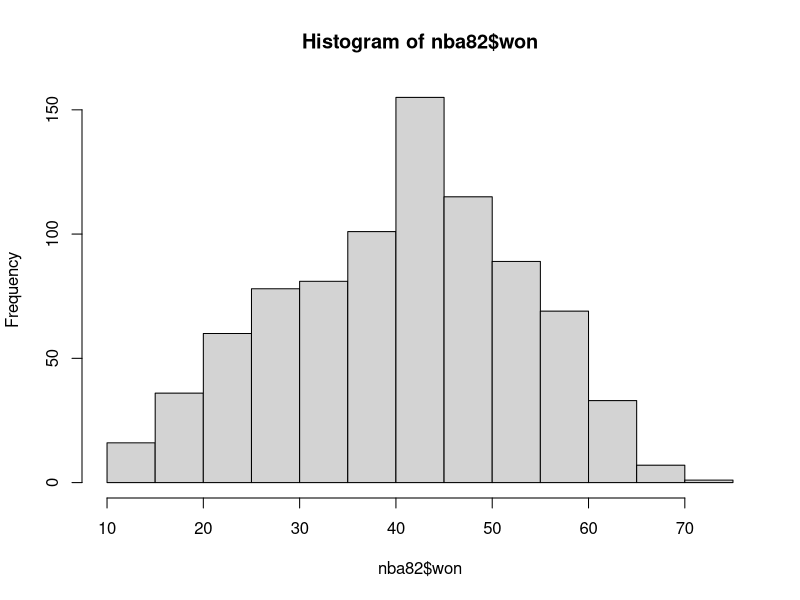
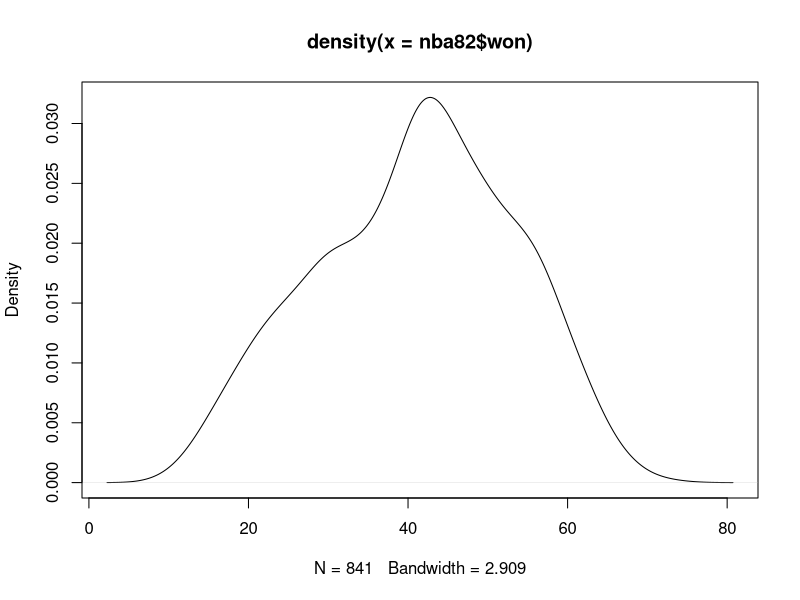
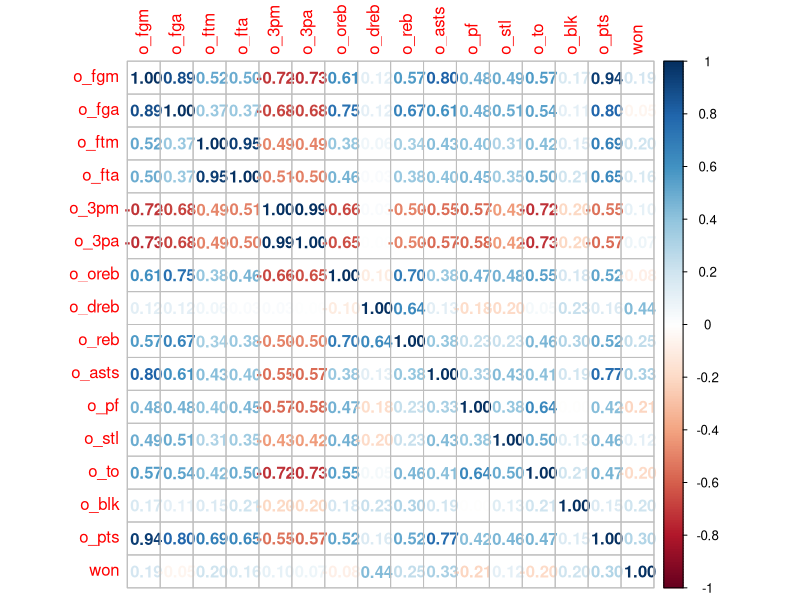
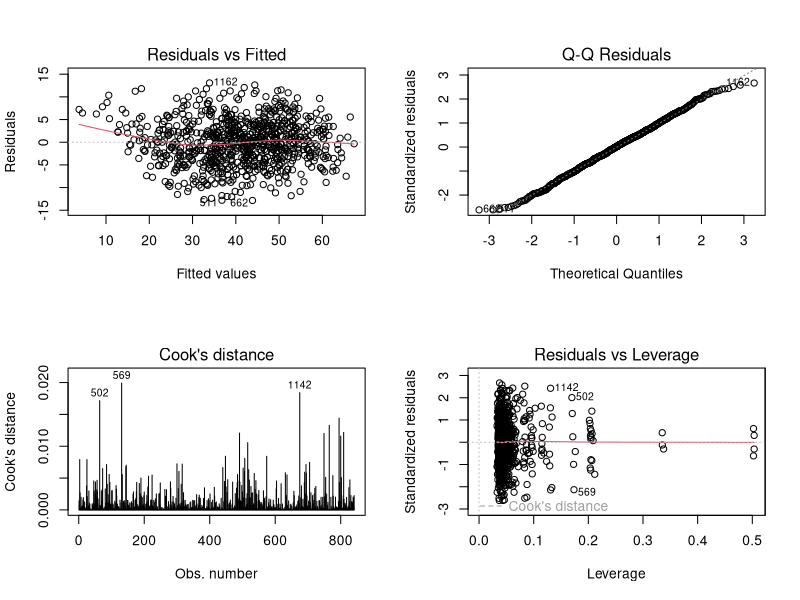
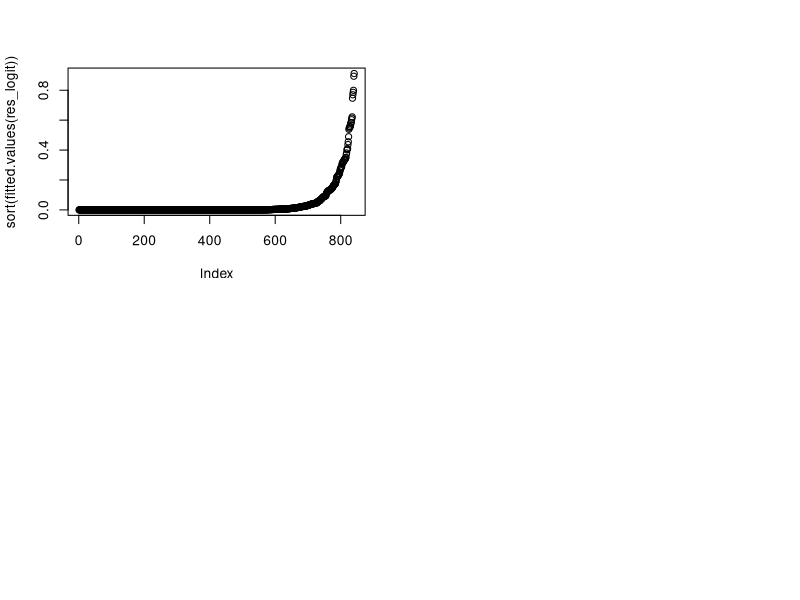

R code for these plots, in order:
## ---- chunk 1
knitr::opts_chunk$set(echo = TRUE)
## ---- chunk 2
setwd("C:\\Users\\bnsda\\Desktop\\Progetti_R\\PROGETTO\\MATERIALE")
ds = read.delim("basketball_teams.txt")
head (ds)

## ---- chunk 3
# trasformiamo characters in factors
ds$lgID <- as.factor(ds$lgID)
ds$franchID <- as.factor(ds$franchID)

## ---- chunk 4
# sUPPONIAMO la variabile risposta essere "won", per le stagione in cui le gare sono state 82
# e a partire dal 76 per la disponibilità di tutte le statistiche
nba82 = ds[ds$lgID=="NBA" & ds$games==82 & ds$year>=1976,]
# histogram
hist(nba82$won)
#plot density
plot(density(nba82$won))
# buon adattamento normale
## ---- chunk 5
library("corrplot")
M <- cor(as.matrix(nba82[,c(11:25,54)]))
         # correlation matrix
corrplot(M, method = 'number')
## ---- chunk 6
# Supponiamo di voler stimare il modello con i Dean's 4 factors
# e controllando per la dummy "team"
nba82$o_df1 = (nba82$o_fgm + 0.5*nba82$o_3pm) / nba82$o_fga
nba82$d_df1 = (nba82$d_fgm + 0.5*nba82$d_3pm) / nba82$d_fga
nba82$o_df2 = nba82$o_to / (nba82$o_to + nba82$o_fga + 0.44*nba82$o_fta)
nba82$d_df2 = nba82$d_to / (nba82$d_to + nba82$d_fga + 0.44*nba82$d_fta)
nba82$o_df3 = nba82$o_oreb / (nba82$o_oreb + nba82$d_dreb)
nba82$d_df3 = nba82$d_oreb / (nba82$d_oreb + nba82$o_dreb)
nba82$o_df4 = nba82$o_ftm / nba82$o_fga
nba82$d_df4 = nba82$d_ftm / nba82$d_fga

(res1 = lm(won ~ o_df1 + d_df1 + o_df2 + d_df2 + o_df3 + d_df3 + o_df4 + d_df4, data= nba82))

# forse meglio normalizzarle per una più facile interpretazuione?
nba82$o_df1_z = scale(nba82$o_df1)
nba82$o_df2_z = scale(nba82$o_df2)
nba82$o_df3_z = scale(nba82$o_df3)
nba82$o_df4_z = scale(nba82$o_df4)
nba82$d_df1_z = scale(nba82$d_df1)
nba82$d_df2_z = scale(nba82$d_df2)
nba82$d_df3_z = scale(nba82$d_df3)
nba82$d_df4_z = scale(nba82$d_df4)

(res1 = lm(won ~ o_df1_z + d_df1_z + o_df2_z + d_df2_z + o_df3_z + d_df3_z + o_df4_z + d_df4_z, data= nba82))

## ---- chunk 7
library(car)
(vif(res1))
## ---- chunk 8
# inseriamo al modello la variabile dummy "team"?
res_d = lm(won ~ tmID, data= nba82)
summary(res_d)

# la variabile team ha un effetto sulle vittorie?
# i.e. le vittorie medie per squadra sono uguali tra loro? 
anova(res_d)
# si rifiuta l'ipotesi... posso inserire a modello la variabile

res2 = lm(won ~ o_df1_z + d_df1_z + o_df2_z + d_df2_z + o_df3_z + d_df3_z + o_df4_z + d_df4_z + tmID, data= nba82)
summary(res2)

## ---- chunk 9
# più la squadra è forte a rimbalzo, maggiore è l'effetto della precisione dal campo sul numero di vittorie
res3 = lm(won ~ o_df1_z + d_df1_z + o_df2_z + d_df2_z + o_df3_z + d_df3_z + o_df4_z + d_df4_z + tmID + o_df1_z:o_df3_z, data= nba82)
summary(res3)
# non è significativo...
## ---- chunk 10
summary(res2)

# poi vedremo come scegliere tra le variabili 
## ---- chunk 11
par(mfrow = c(2, 2))
plot(res2,  which = c(1:2,4:5))

# questi possono portare ad utilizzare altri modelli
## ---- chunk 12
# si direbbe di no, e che quindi i coefficienti stimati saranno simili
# vediamo
res_gamma = glm(won ~ o_df1_z + d_df1_z + o_df2_z + d_df2_z + o_df3_z + d_df3_z + o_df4_z + d_df4_z + tmID, family = Gamma(link=identity), data= nba82)

summary(res_gamma)
# vedere il parametro di dispersione
# dispersione = 1/alpha = 0.0203
(alpha = 1 / 0.0203061)
# per alpha grande la distribuzione tende ad essere simmetrica e non dispersa (quindi con sigma che non dipende da mu)

## ---- chunk 13
# funzione link logaritmo su E(Y): f(E(Y)) = log(E(Y))
res_pois = glm(won ~ o_df1_z + d_df1_z + o_df2_z + d_df2_z + o_df3_z + d_df3_z + o_df4_z + d_df4_z + tmID, family=poisson(link=log), data=nba82)

normal = coefficients(res2)
gamma = coefficients(res_gamma)
poisson = exp(coefficients(res_pois))

cbind(normal, gamma, poisson)

# i coefficienti risultano simili con uso normale e uso gamma. 
# i coefficienti della Poisson hanno diversa interpretazione
# es. un aumento unitario in o_df1_z aumenta il numero di vittorie di 1.1869, cioè del 18.69% 
# es. un aumento unitario in d_df1_z diminuisce il numero di vittorie di 0.8634, quindi del 13.66%

## ---- chunk 14
# supponiamo di voler modellare la probabilità di vincere il titolo
# costruiamo la variabile
nba82$title = 0
nba82$title[nba82$playoff=="NC"] = 1

# chi ha vinto le finali?
(nba82[nba82$title=="1", c(1,4)])

# modello logistico
res_logit = glm(title ~ o_df1_z + d_df1_z + o_df2_z + d_df2_z + o_df3_z + d_df3_z + o_df4_z + d_df4_z + tmID, family=binomial(link=logit), data=nba82)

plot(sort(fitted.values(res_logit)))

summary(res_logit)
#per un aumento unitario di o_df1_z c'è un aumento del 62.1% del log dell'odds.
# per un aumento unitario di o_df1_z c'è un aumento di exp(1.621) = 5.058 volte dell'odds. ES. Se P(Y=1) = 0.5, P(Y=1)/P(Y=0) passa da 1 a 5.058 
# (Il vecchio odds và moltiplicato per exp(beta) )

# invece, per un aumento unitario di d_df1_z c'è una variazione di exp(-1.758) = 0.172 volte dell'odds. ES. Se P(Y=1) = 0.5, P(Y=1)/P(Y=0) passa da 1 a 0.172

